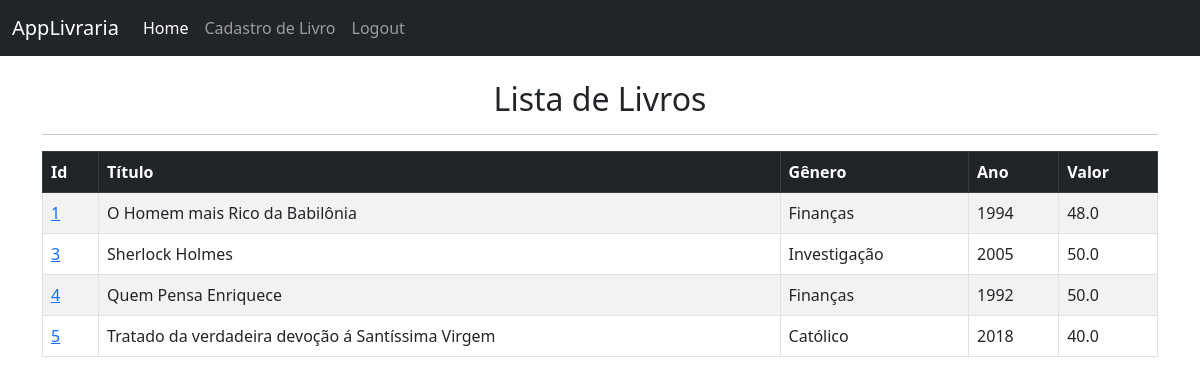
The app's page / (signed in) with its own data.
### livraria/models.py (models this page shows, shortened)
class Book(models.Model):
    created_at = models.DateTimeField(auto_now_add=True)
    title = models.CharField(max_length=50)
    description = models.CharField(max_length=200)
    year = models.IntegerField()
    genre = models.CharField(max_length=30)
    value = models.FloatField()

### livraria/views.py (the view)
# urls.py: path('', home, name='home'),
def home(request):
    books = Book.objects.all()
    if request.method == "POST":
        username = request.POST['usuario']
        password = request.POST['senha']
        user = authenticate(
            request,
            username=username,
            password=password
        )
        if user is not None:
            login(request, user)
            messages.success(
                request,
                "Login realizado com sucesso!"
            )
            return redirect('home')
        else:
            messages.error(
                request,
                "Erro na autenticação. Tente novamente!"
            )
            return redirect('home')
    else:
        return render(request, 'home.html', {'books': books})

### livraria/templates/home.html (shortened to what this page needs)
{% extends 'base.html' %}
{% block content %}
    {% if user.is_authenticated %}
        <h2 class="text-center">Lista de Livros</h2>
        <hr>
        <table class="table table-striped table-bordered table-hover">
            <thead class="table-dark">
                <tr>
                    <th>Id</th>
                    <th>Título</th>
                    <th>Gênero</th>
                    <th>Ano</th>
                    <th>Valor</th>
                </tr>
            </thead>
            <tbody>
                {% if books %}
                    {% for book in books %}
                         <tr>
                            <td><a href="{% url 'book' book.id %}">{{book.id}}</a></td>
                            <td>{{book.title}}</td>
                            <td>{{book.genre}}</td>
                            <td>{{book.year}}</td>
                            <td>{{book.value}}</td>
                    {% endfor %}
                {% endif %}
                         </tr>
            </tbody>
        </table>
    {% endif %}
{% endblock %}

### livraria/templates/base.html (shortened to what this page needs)
<!doctype html>
<html lang="en">
  <head>
    <link href="https://cdn.jsdelivr.net/npm/bootstrap@5.0.2/dist/css/bootstrap.min.css" rel="stylesheet">
  </head>
  <body>
    {% include 'navbar.html' %}
    <div class="container">
      <br>
        {% block content %}
        {% endblock %}
    </div>
  </body>
</html>

### livraria/templates/navbar.html (shortened to what this page needs)
<nav class="navbar navbar-expand-lg navbar-dark bg-dark">
    <div class="container-fluid">
      <a class="navbar-brand" href="{% url 'home'%}">AppLivraria</a>
      <div class="collapse navbar-collapse" id="navbarSupportedContent">
        <ul class="navbar-nav me-auto mb-2 mb-lg-0">
          <li class="nav-item">
            <a class="nav-link active" aria-current="page" href="#">Home</a>
          </li>
          {% if user.is_authenticated %}
          <li class="nav-item">
              <a class="nav-link" href="{% url 'add_book' %}">Cadastro de Livro</a>
            </li>
            <li class="nav-item">
              <a class="nav-link" href="{% url 'logout' %}">Logout</a>
            </li>
          {% endif %}
        </ul>
      </div>
    </div>
  </nav>

### records on screen
Book: id "1", title "O Homem mais Rico da Babilônia", genre "Finanças", year "1994", value "48.0"
Book: id "3", title "Sherlock Holmes", genre "Investigação", year "2005", value "50.0"
Book: id "4", title "Quem Pensa Enriquece", genre "Finanças", year "1992", value "50.0"
Book: id "5", title "Tratado da verdadeira devoção á Santíssima Virgem", genre "Católico", year "2018", value "40.0"
